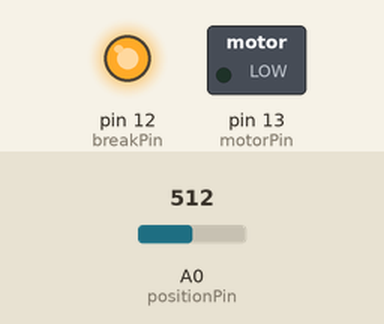
Recording of a sketch running on a simulated Arduino Uno, built with avr-gcc and run on an emulated ATmega328P. Shown: switched loads named in the sketch (green lamp = pin HIGH), output pins drawn as LEDs (lit = HIGH). The inputs (shaded band) are chosen by the test bench; at power-on: A0 (positionPin) = 512.

Above: at 2.8 s.
2.9 s: A0 (positionPin) set to 535
5.6 s: A0 (positionPin) set to 554
At 7.4 s:
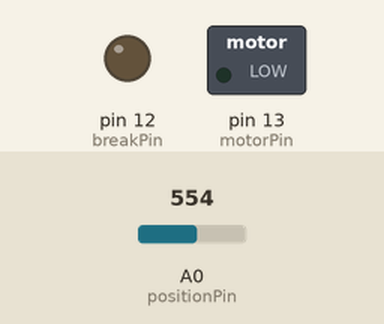
Timing chart, 0 to 8.9 s (numbered marks = the images above; inputs shaded):
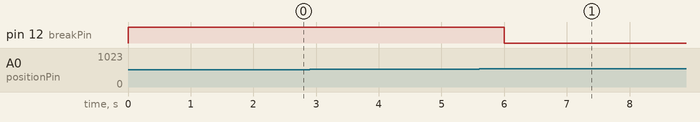

Measured:
- the behaviour switches between 544 and 545 on A0 (positionPin) (found by bisection; images 0 and 1)
- after the input at 2.9 s, every drawn part: stays the same
- after the input at 5.6 s, pin 12 (breakPin): HIGH → LOW after 0.40 s

The sketch:

moveToDegree.ino
```cpp
/*

*/

int positionPin = A0;      // Alalog pin for reading potentiometer reading.
int motorPin = 13;         // Pin with pulse for motor.
int breakPin = 12;         // Pin for disc break.
int targetAngle = 180;
float currentVoltage = 0;  // A variable for storing the voltage from the inverter and scaler circuit.
int currentAngle = 0;      // A variable for storing the current angle of the motor.
int verDelay = 1500;       // 1000 to 2000, reverse to forward, 1500 is no movment.

void setup() {
  pinMode(motorPin, OUTPUT);    // Set the pin for the motor as an output.
  pinMode(positionPin, INPUT);  // set the pin for the potentiometer reading as an input.
  pinMode(breakPin, OUTPUT);    // set the pin for the break as an output.
  verDelay = 1500;              // set the speed of the motor to stop.
  digitalWrite(breakPin, HIGH); // activate the break.


}

void loop() {
  /*
  read the voltage on the position pin and save the reading to the variable 'currentVoltage'.
  Expected voltage on the pin range from 0v to 5v. When the alalog pin is read it will return a number between 0 and 1023.
  Convert the alalog 0 to 1023 range to an angle in degrees.
  The potentiometer after going through the inverter and scaler has a range of 0v to 5v, the analog pin has a range from 0 to 1023,
  and the circle has a range of 360 degrees.
  */
  currentVoltage = analogRead(positionPin);             // store the voltage from the inverter and scaler circuit in variable to 'currentVoltage'. (between 0 and 1023)
  currentAngle = map(currentVoltage, 0, 1023, 0, 359);  // convert currentVoltage to currentAngle.
  verDelay = 1800;                                      // start the motor.

  if ( currentAngle > 190 ) {      // If the angle of the disc is greater than 190 degrees, move the disc forward.
    for (int i = 0; i < 50; i++) { // run this loop 50 times.
      digitalWrite(breakPin, LOW); // disengage the break.
      verDelay = 1800;             // set motor to turn forward slowly.
      digitalWrite(motorPin, HIGH);
      delayMicroseconds(verDelay);
      digitalWrite(motorPin, LOW);
      delay(20);
      currentVoltage = analogRead(positionPin);             // store the voltage from the inverter and scaler circuit in variable to 'currentVoltage'. (between 0 and 1023)
      currentAngle = map(currentVoltage, 0, 1023, 0, 359);  // convert currentVoltage to currentAngle.
      if (currentAngle >170 && currentAngle <190) {         // If the current angle is in the range of 170 and 190 degrees then end the 'for loop' prematurly.
        verDelay = 1500;                                    // set the speed of the motor to stop.
        digitalWrite(breakPin, HIGH);                       // activate the break.
        break;
      };
    };
  };


  if ( currentAngle < 170 ) {      // If the angle of the disc is greater than 190 degrees, move the disc forward.
    for (int i = 0; i < 50; i++) { // run this loop 50 times.
      digitalWrite(breakPin, LOW); // disengage the break.
      verDelay = 1800;             // set motor to turn forward slowly.
      digitalWrite(motorPin, HIGH);
      delayMicroseconds(verDelay);
      digitalWrite(motorPin, LOW);
      delay(20);
      currentVoltage = analogRead(positionPin);             // store the voltage from the inverter and scaler circuit in variable to 'currentVoltage'. (between 0 and 1023)
      currentAngle = map(currentVoltage, 0, 1023, 0, 359);  // convert currentVoltage to currentAngle.
      if (currentAngle >170 && currentAngle <190) {         // If the current angle is in the range of 170 and 190 degrees then end the 'for loop' prematurly.
        verDelay = 1500;                                    // set the speed of the motor to stop.
        digitalWrite(breakPin, HIGH);                       // activate the break.
        break;
      };
    };
  };
  delay(2000);  // wait two seconds on the correct angle before moving off again.
}
```
